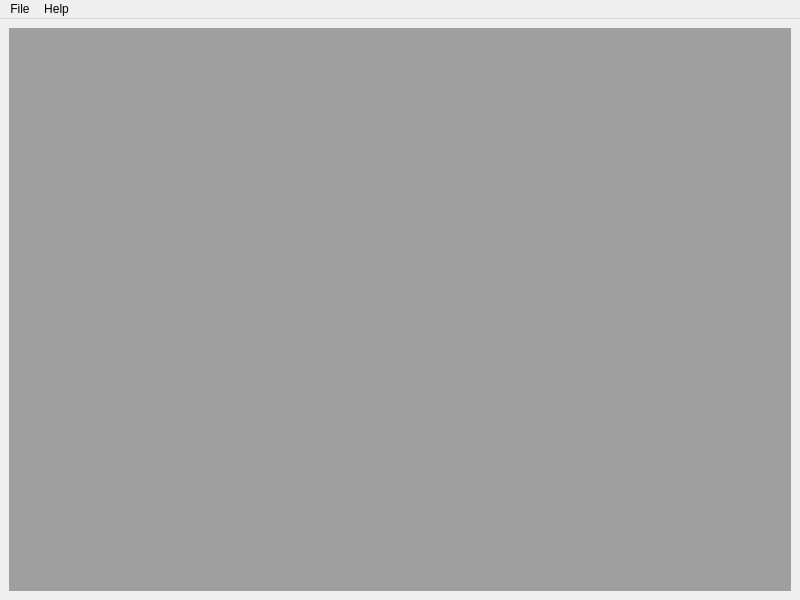
<?xml version="1.0" encoding="UTF-8"?>
<ui version="4.0">
 <class>MainWindow</class>
 <widget class="QMainWindow" name="MainWindow">
  <property name="geometry">
   <rect>
    <x>0</x>
    <y>0</y>
    <width>800</width>
    <height>600</height>
   </rect>
  </property>
  <property name="windowTitle">
   <string>Application</string>
  </property>
  <widget class="QWidget" name="centralwidget">
   <layout class="QGridLayout" name="gridLayout">
    <item row="0" column="0">
     <widget class="QMdiArea" name="mdiArea"/>
    </item>
   </layout>
  </widget>
  <widget class="QMenuBar" name="menubar">
   <property name="geometry">
    <rect>
     <x>0</x>
     <y>0</y>
     <width>800</width>
     <height>19</height>
    </rect>
   </property>
   <widget class="QMenu" name="menuFile">
    <property name="title">
     <string>File</string>
    </property>
    <addaction name="actionUser_database"/>
    <addaction name="actionQuit"/>
   </widget>
   <widget class="QMenu" name="menuHelp">
    <property name="title">
     <string>Help</string>
    </property>
    <addaction name="actionAbout_Qt"/>
   </widget>
   <addaction name="menuFile"/>
   <addaction name="menuHelp"/>
  </widget>
  <action name="actionUser_database">
   <property name="text">
    <string>User database</string>
   </property>
  </action>
  <action name="actionQuit">
   <property name="text">
    <string>Quit</string>
   </property>
  </action>
  <action name="actionAbout_Qt">
   <property name="text">
    <string>About Qt</string>
   </property>
  </action>
 </widget>
 <resources/>
 <connections/>
</ui>
